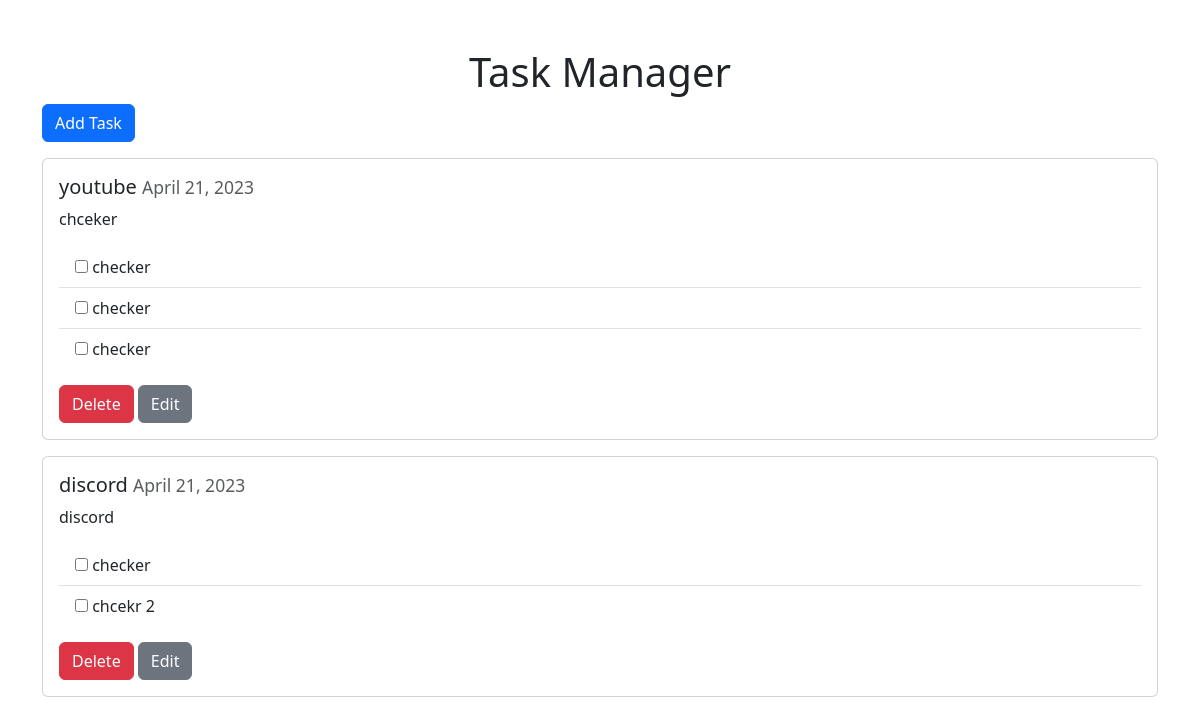
Before: / with the older database file.
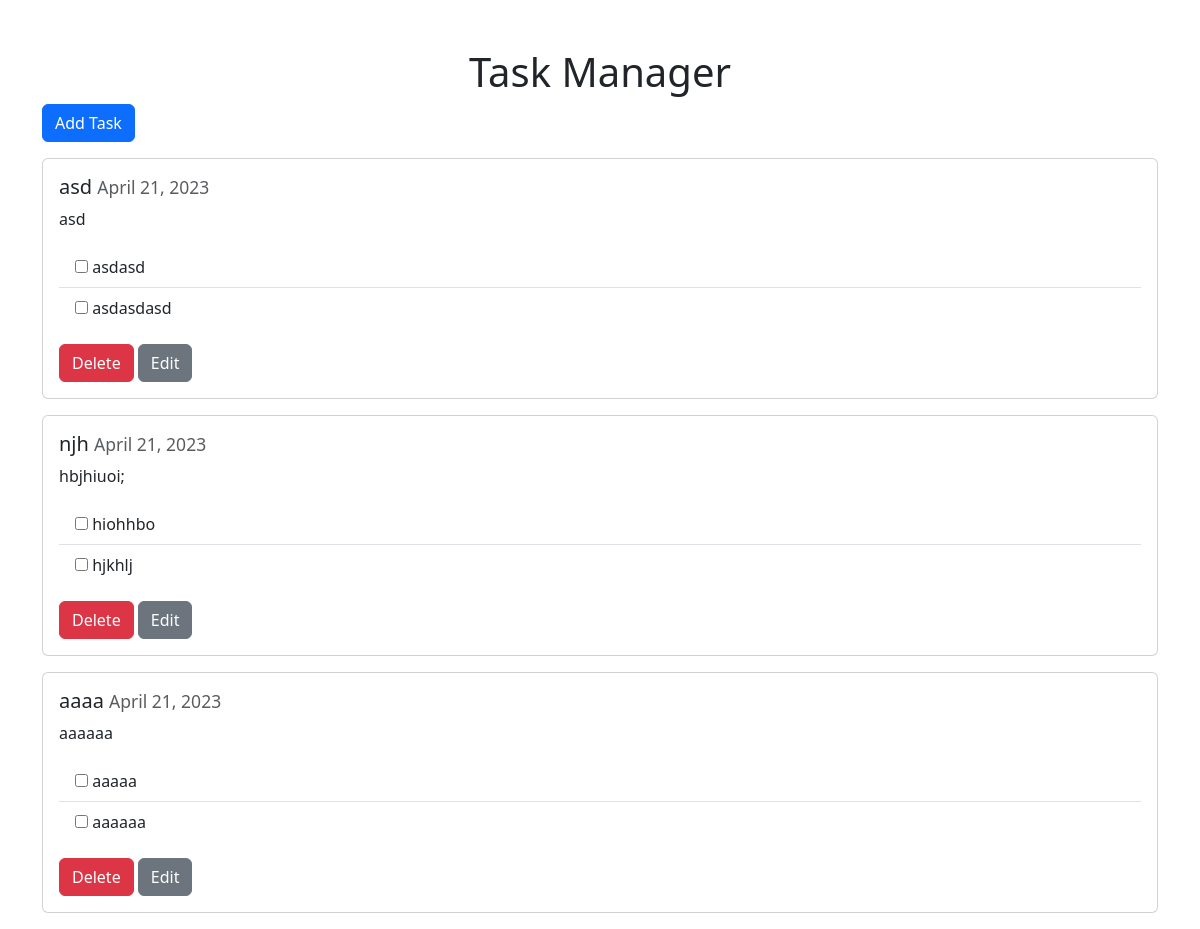
After: the same page with the newer database file.
### models.py (models this page shows)
class Task(db.Model):
    id = db.Column(db.Integer, primary_key=True)
    title = db.Column(db.String(100), nullable=False)
    description = db.Column(db.String(255), nullable=True)
    completed = db.Column(db.Boolean, default=False)
    created_at = db.Column(db.DateTime, nullable=False, default=datetime.utcnow)
    todos = db.relationship('Todo', back_populates='parent_task', lazy=True)

class Todo(db.Model):
    __tablename__ = 'todo'
    id = db.Column(db.Integer, primary_key=True)
    task_id = db.Column(db.Integer, db.ForeignKey('task.id'), nullable=False)
    content = db.Column(db.String(255), nullable=False)
    completed = db.Column(db.Boolean, default=False)
    created_at = db.Column(db.DateTime, nullable=False, default=datetime.utcnow)
    parent_task = db.relationship('Task', back_populates='todos')

### routes.py (the view)
@app.route('/')
def index():
    tasks = Task.query.all()
    return render_template('index.html', tasks=tasks)

### templates/index.html (shortened to what this page needs)
<!DOCTYPE html>
<html lang="en">
  <head>
    <link
      href="https://cdn.jsdelivr.net/npm/bootstrap@5.3.0-alpha1/dist/css/bootstrap.min.css"
      rel="stylesheet"
    />
    <link
      rel="stylesheet"
      href="https://cdnjs.cloudflare.com/ajax/libs/font-awesome/6.1.0/css/all.min.css"
    />
  </head>
  <body>
    <div class="container">
      <h1 class="text-center mt-5">Task Manager</h1>
      <a href="{{ url_for('add_task_page') }}" class="btn btn-primary mb-3"
        >Add Task</a
      >
      {% for task in tasks %}
      <div class="card mb-3" id="task-card-{{ task.id }}">
        <div class="card-body">
          <h5 class="card-title">
            <span id="task-title-{{ task.id }}" contenteditable="false"
              >{{ task.title }}</span
            >
            <small class="text-muted"
              >{{ task.created_at.strftime("%B %d, %Y") }}</small
            >
          </h5>
          {% if task.description %}
          <p class="card-text">{{ task.description }}</p>
          {% endif %}
          <ul class="list-group list-group-flush">
            {% for todo in task.todos %}
            <li class="list-group-item" id="todo-item-{{ todo.id }}">
              <input
                type="checkbox"
                id="checkbox-{{ todo.id }}"
                onchange="toggleTodo({{ todo.id }})"
              />
              <span
                id="todo-content-{{ todo.id }}"
                contenteditable="false"
                >{{ todo.content }}</span
              >
            </li>
            {% endfor %}
          </ul>
          <button
            class="btn btn-danger mt-3"
            onclick="deleteTask({{ task.id }})"
          >
            Delete
          </button>
          <button
            class="btn btn-secondary mt-3"
            id="edit-task-{{ task.id }}"
            onclick="editTask({{ task.id }})"
          >
            Edit
          </button>
        </div>
      </div>
      {% endfor %}
    </div>
  </body>
</html>

Changed rows visible on the page:
removed Task: title "youtube", created_at "April 21, 2023", description "chceker"
removed Todo: content "checker", shown under "youtube"
removed Todo: content "checker", shown under "youtube"
removed Todo: content "checker", shown under "youtube"
removed Task: title "discord", created_at "April 21, 2023", description "discord"
removed Todo: content "checker", shown under "discord"
removed Todo: content "chcekr 2", shown under "discord"
added Task: title "asd", created_at "April 21, 2023", description "asd"
added Todo: content "asdasd", shown under "asd"
added Todo: content "asdasdasd", shown under "asd"
added Task: title "njh", created_at "April 21, 2023", description "hbjhiuoi;"
added Todo: content "hiohhbo", shown under "njh"
added Todo: content "hjkhlj", shown under "njh"
added Task: title "aaaa", created_at "April 21, 2023", description "aaaaaa"
added Todo: content "aaaaa", shown under "aaaa"
added Todo: content "aaaaaa", shown under "aaaa"
